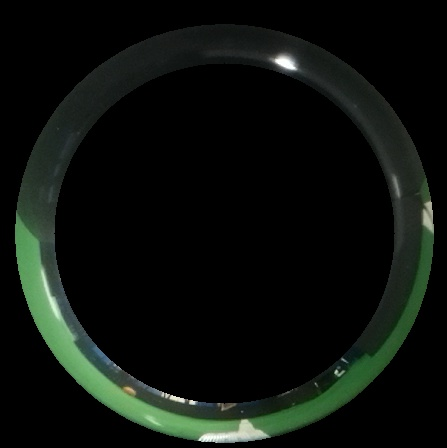
#> input picture 360det/img.jpg, 447 x 448 px
$ python -i 360-orangedet.py   (imports and definitions only)
#> lines starting #> are read from the running program, lines starting #| are printed output that depends on the picture; after the words box and inside, x2 and y2 are one past the last pixel; in counts of white or black regions, pixels touching at a corner belong together
#> further down, picture is the input picture: shape (448, 447, 3); mean B, G, R 12.7, 17.1, 12.2
import os
try:
    import cv2
except ImportError:
    print("""The program failed because you need to run this program in the openCV virtual environment.
This can be done in the following way:
    -Open the terminal
    -type source ~/.profile
    -type workon cv
    -type cd %s
    -type python3 %s""" % (os.getcwd(), __file__))

import time
import picamera
from picamera.array import PiRGBArray
import numpy as np

xres = 912
yres = 912

# [1 line that did not run here, left out]
# [1 line that did not run here, left out]

font = cv2.FONT_HERSHEY_SIMPLEX

fps_navg = 5 # how many frames to average over for the FPS timer
fps_times = []

WHITE_THRESH = 100
ORANGE_THRESH = 130

def find_average(pts):
    if pts is not None:
        x = int(np.mean(pts[:,0,0]))
        y = int(np.mean(pts[:,0,1]))

        return x, y
    else:
        return None, None

def find_ball(frame):
    white = cv2.inRange(frame, (WHITE_THRESH, WHITE_THRESH, WHITE_THRESH), (255, 255, 255))
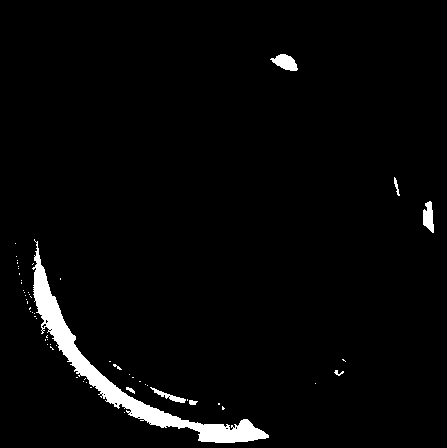
#> white: shape (448, 447); 3% white; 58 white regions (49 under 20 px), largest, box (x1, y1, x2, y2) and area: (32, 239, 269, 443) 4974, (270, 54, 298, 71) 290, (423, 201, 434, 233) 245
    b, g, r = cv2.split(frame)
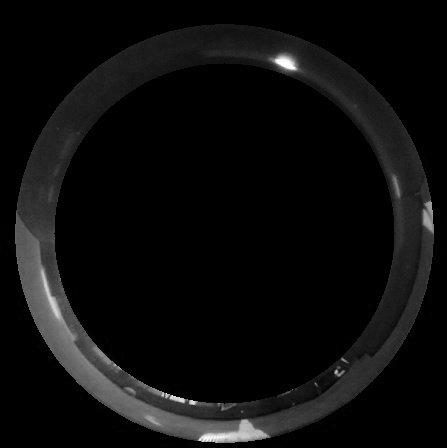
#> b: shape (448, 447); min 0, max 255, mean 12.7
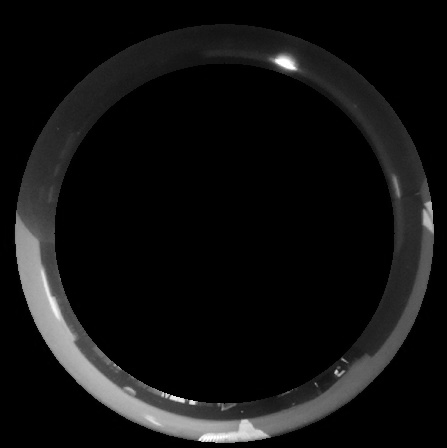
#> g: shape (448, 447); min 0, max 255, mean 17.1
    ret, r = cv2.threshold(r, ORANGE_THRESH, 255, cv2.THRESH_BINARY)
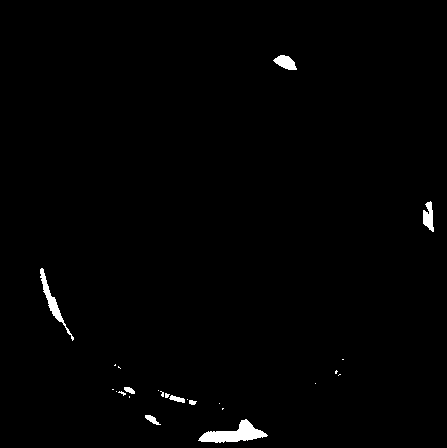
#> r: shape (448, 447); 0.96% white; 24 white regions (16 under 20 px), largest, box (x1, y1, x2, y2) and area: (198, 419, 268, 443) 784, (40, 268, 74, 341) 395, (273, 55, 297, 70) 224
#> ret = 130

    out = cv2.bitwise_and(r, cv2.bitwise_not(white))
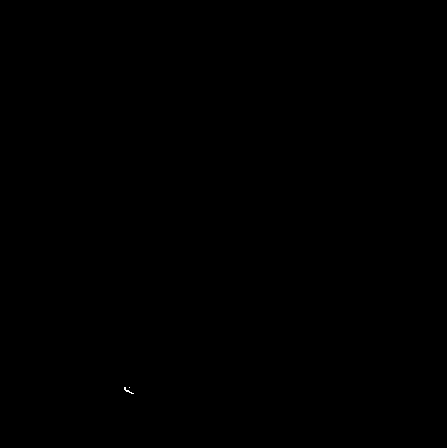
#> out: shape (448, 447); 0.01% white in thin lines or dots, all inside (x1, y1, x2, y2) = (124, 387, 134, 394)
    x, y = find_average(cv2.findNonZero(out))
#> in find_average, `x = int(np.mean(pts[:,0,0]))`: x = 127
#> in find_average, `y = int(np.mean(pts[:,0,1]))`: y = 390
#> x = 127; y = 390
    return x, y, out

def find_angle(x, y, mid):
    return np.degrees(np.arctan2(y - mid[1], x - mid[0]))

def draw_ball(frame, x, y, bangle):
    cv2.line(frame, oval, (oval[0] - (int(np.sin(np.radians(-bangle))*50)), oval[1] - (int(np.cos(np.radians(-bangle))*25))), (51, 92, 255), 2)
    cv2.putText(frame, "%.0f" % bangle, (oval[0] - 50, oval[1] + 50), cv2.FONT_HERSHEY_SIMPLEX, 1, (255, 255, 255), )

    cv2.circle(frame, (x, y), 3, (0, 255, 0), -1)
    cv2.circle(frame, mid, 3, (255, 255, 255), -1)
    cv2.line(frame, (x, y), mid, (255, 255, 255), 1)

def  translate(bangle):
        #works out the real angle of the ball
        #from the x coordinate and the region
        bangle += 90
        if bangle < 0:
            return bangle + 180
        else:
            return bangle

# [39 lines not run here, left out]

>>> import cv2
>>> picture = cv2.imread('img.jpg')
>>> result = find_ball(picture)
